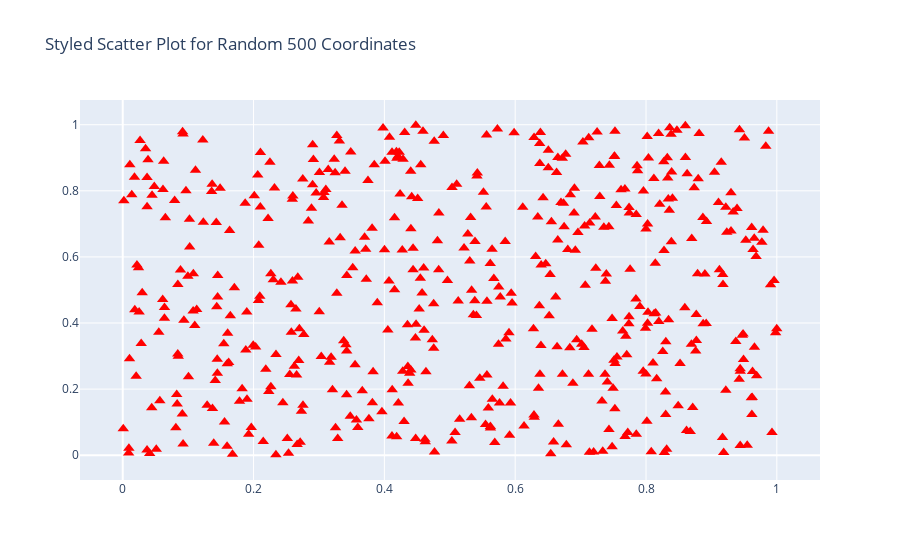

Here is the notebook cell this chart was saved with:
### Markdown cell above
3. Write a program to draw a scatter plot for random 500 x and y coordinates and style it

### Code cell
x = np.random.rand(500)
y = np.random.rand(500)

fig = go.Figure(data=go.Scatter(x=x, y=y, mode='markers', marker=dict(color='red', symbol='triangle-up', size=10), name='Styled Scatter Plot'))
fig.update_layout(title='Styled Scatter Plot for Random 500 Coordinates')
fig.show()

### Figure 1 — Plotly figure (JSON) as saved in the notebook; plotly's stock layout.template omitted (floating-point values rounded to 4 significant figures; data arrays with more than 128 entries replaced by an {"elided": "..."} marker saying what was removed)
{"data": [{"marker": {"color": "red", "size": 10, "symbol": "triangle-up"}, "mode": "markers", "name": "Styled Scatter Plot", "type": "scatter", "x": {"elided": "500 float values"}, "y": {"elided": "500 float values"}}], "layout": {"title": {"text": "Styled Scatter Plot for Random 500 Coordinates"}}}
